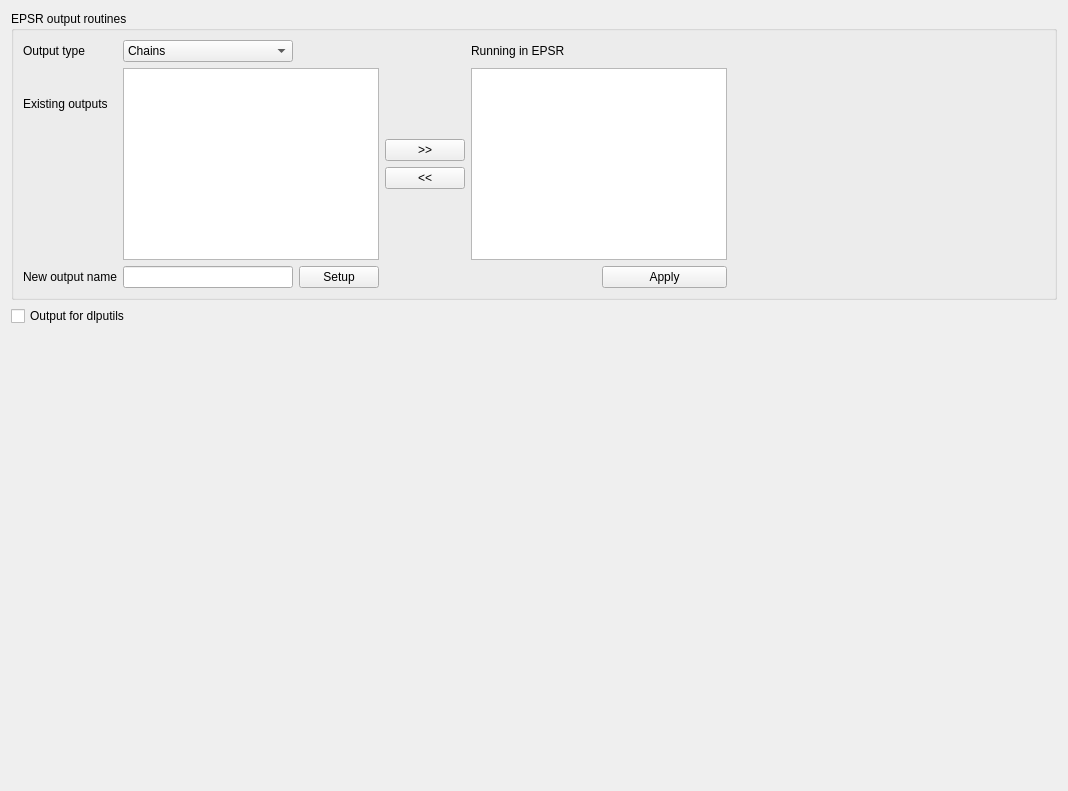
          <widget class="QWidget" name="outTab">
           <attribute name="title">
            <string>Outputs</string>
           </attribute>
           <layout class="QVBoxLayout" name="verticalLayout_16">
            <item>
             <widget class="QGroupBox" name="groupBox_3">
              <property name="title">
               <string>EPSR output routines</string>
              </property>
              <layout class="QHBoxLayout" name="horizontalLayout_24">
               <item>
                <layout class="QGridLayout" name="gridLayout_7">
                 <item row="7" column="2">
                  <widget class="QPushButton" name="setupOutButton">
                   <property name="text">
                    <string>Setup</string>
                   </property>
                  </widget>
                 </item>
                 <item row="7" column="5">
                  <widget class="QPushButton" name="applyOutputsButton">
                   <property name="text">
                    <string>Apply</string>
                   </property>
                  </widget>
                 </item>
                 <item row="5" column="3">
                  <spacer name="verticalSpacer_10">
                   <property name="orientation">
                    <enum>Qt::Vertical</enum>
                   </property>
                   <property name="sizeHint" stdset="0">
                    <size>
                     <width>20</width>
                     <height>40</height>
                    </size>
                   </property>
                  </spacer>
                 </item>
                 <item row="4" column="3">
                  <widget class="QPushButton" name="removeOutputButton">
                   <property name="text">
                    <string>&lt;&lt;</string>
                   </property>
                  </widget>
                 </item>
                 <item row="1" column="1" rowspan="6" colspan="2">
                  <widget class="QListWidget" name="outputAvailableList"/>
                 </item>
                 <item row="0" column="1">
                  <widget class="QComboBox" name="setupOutTypeComboBox">
                   <item>
                    <property name="text">
                     <string>Chains</string>
                    </property>
                   </item>
                   <item>
                    <property name="text">
                     <string>Clusters</string>
                    </property>
                   </item>
                   <item>
                    <property name="text">
                     <string>Coord</string>
                    </property>
                   </item>
                   <item>
                    <property name="text">
                     <string>Fluctuations</string>
                    </property>
                   </item>
                   <item>
                    <property name="text">
                     <string>Partials</string>
                    </property>
                   </item>
                   <item>
                    <property name="text">
                     <string>Plot2D</string>
                    </property>
                   </item>
                   <item>
                    <property name="text">
                     <string>Plot3D</string>
                    </property>
                   </item>
                   <item>
                    <property name="text">
                     <string>Plot3Djmol</string>
                    </property>
                   </item>
                   <item>
                    <property name="text">
                     <string>Rings</string>
                    </property>
                   </item>
                   <item>
                    <property name="text">
                     <string>Sdf</string>
                    </property>
                   </item>
                   <item>
                    <property name="text">
                     <string>Sdfcube</string>
                    </property>
                   </item>
                   <item>
                    <property name="text">
                     <string>Sharm</string>
                    </property>
                   </item>
                   <item>
                    <property name="text">
                     <string>Splot2D</string>
                    </property>
                   </item>
                   <item>
                    <property name="text">
                     <string>Torangles</string>
                    </property>
                   </item>
                   <item>
                    <property name="text">
                     <string>Triangles</string>
                    </property>
                   </item>
                   <item>
                    <property name="text">
                     <string>Voids</string>
                    </property>
                   </item>
                  </widget>
                 </item>
                 <item row="7" column="0">
                  <widget class="QLabel" name="label_55">
                   <property name="text">
                    <string>New output name</string>
                   </property>
                  </widget>
                 </item>
                 <item row="0" column="4">
                  <widget class="QLabel" name="label_59">
                   <property name="text">
                    <string>Running in EPSR</string>
                   </property>
                  </widget>
                 </item>
                 <item row="0" column="0">
                  <widget class="QLabel" name="label_54">
                   <property name="text">
                    <string>Output type</string>
                   </property>
                  </widget>
                 </item>
                 <item row="7" column="1">
                  <widget class="QLineEdit" name="setupOutNameNew"/>
                 </item>
                 <item row="2" column="3">
                  <spacer name="verticalSpacer_9">
                   <property name="orientation">
                    <enum>Qt::Vertical</enum>
                   </property>
                   <property name="sizeHint" stdset="0">
                    <size>
                     <width>20</width>
                     <height>40</height>
                    </size>
                   </property>
                  </spacer>
                 </item>
                 <item row="1" column="4" rowspan="6" colspan="2">
                  <widget class="QListWidget" name="runOutEPSRList"/>
                 </item>
                 <item row="3" column="3">
                  <widget class="QPushButton" name="addOutputButton">
                   <property name="text">
                    <string>&gt;&gt;</string>
                   </property>
                  </widget>
                 </item>
                 <item row="2" column="0">
                  <widget class="QLabel" name="label_56">
                   <property name="text">
                    <string>Existing outputs</string>
                   </property>
                  </widget>
                 </item>
                </layout>
               </item>
               <item>
                <spacer name="horizontalSpacer_19">
                 <property name="orientation">
                  <enum>Qt::Horizontal</enum>
                 </property>
                 <property name="sizeHint" stdset="0">
                  <size>
                   <width>318</width>
                   <height>20</height>
                  </size>
                 </property>
                </spacer>
               </item>
              </layout>
             </widget>
            </item>
            <item>
             <widget class="QCheckBox" name="dlputilsOutCheckBox">
              <property name="text">
               <string>Output for dlputils</string>
              </property>
             </widget>
            </item>
            <item>
             <spacer name="verticalSpacer_7">
              <property name="orientation">
               <enum>Qt::Vertical</enum>
              </property>
              <property name="sizeHint" stdset="0">
               <size>
                <width>20</width>
                <height>454</height>
               </size>
              </property>
             </spacer>
            </item>
           </layout>
          </widget>
